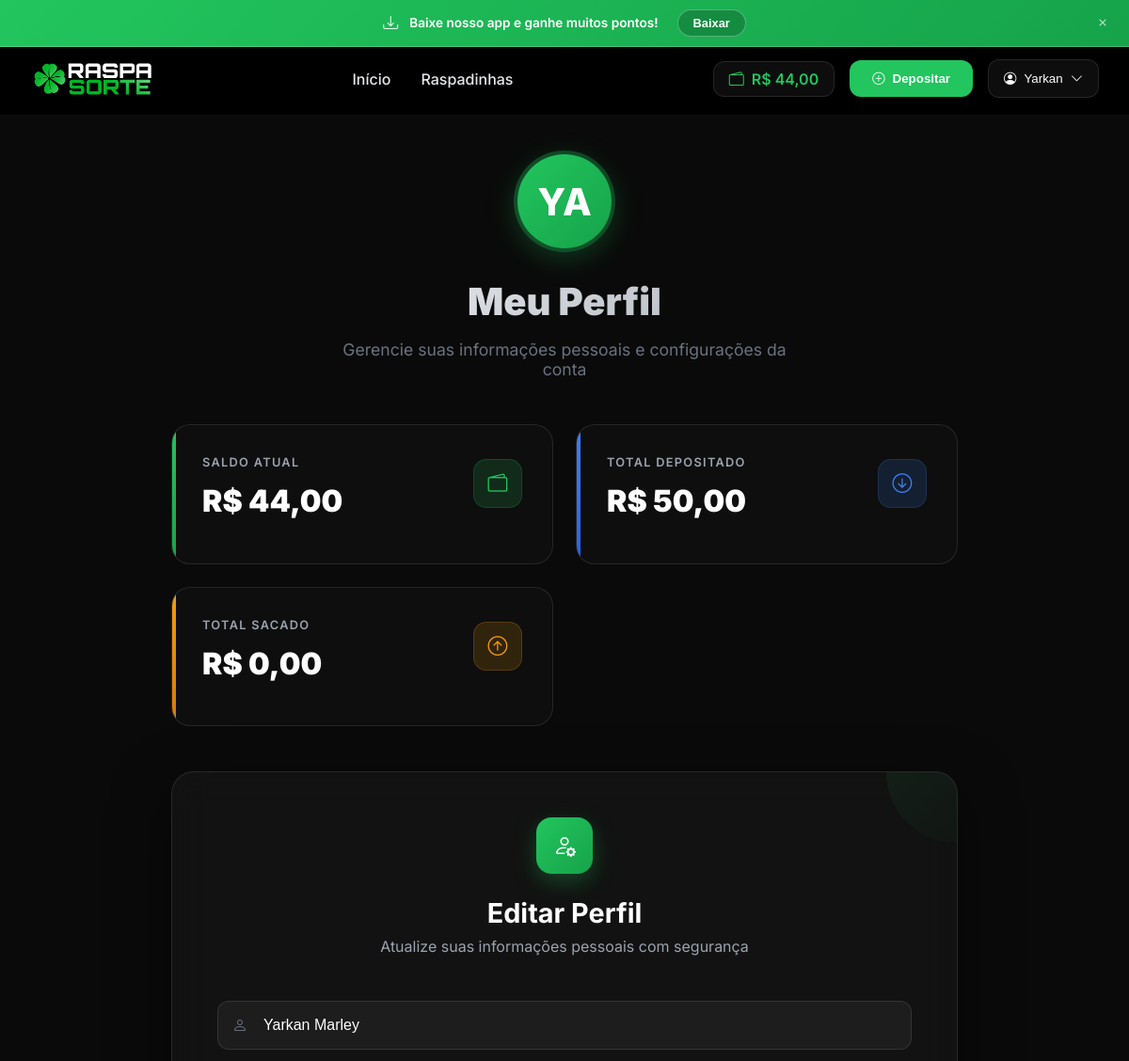
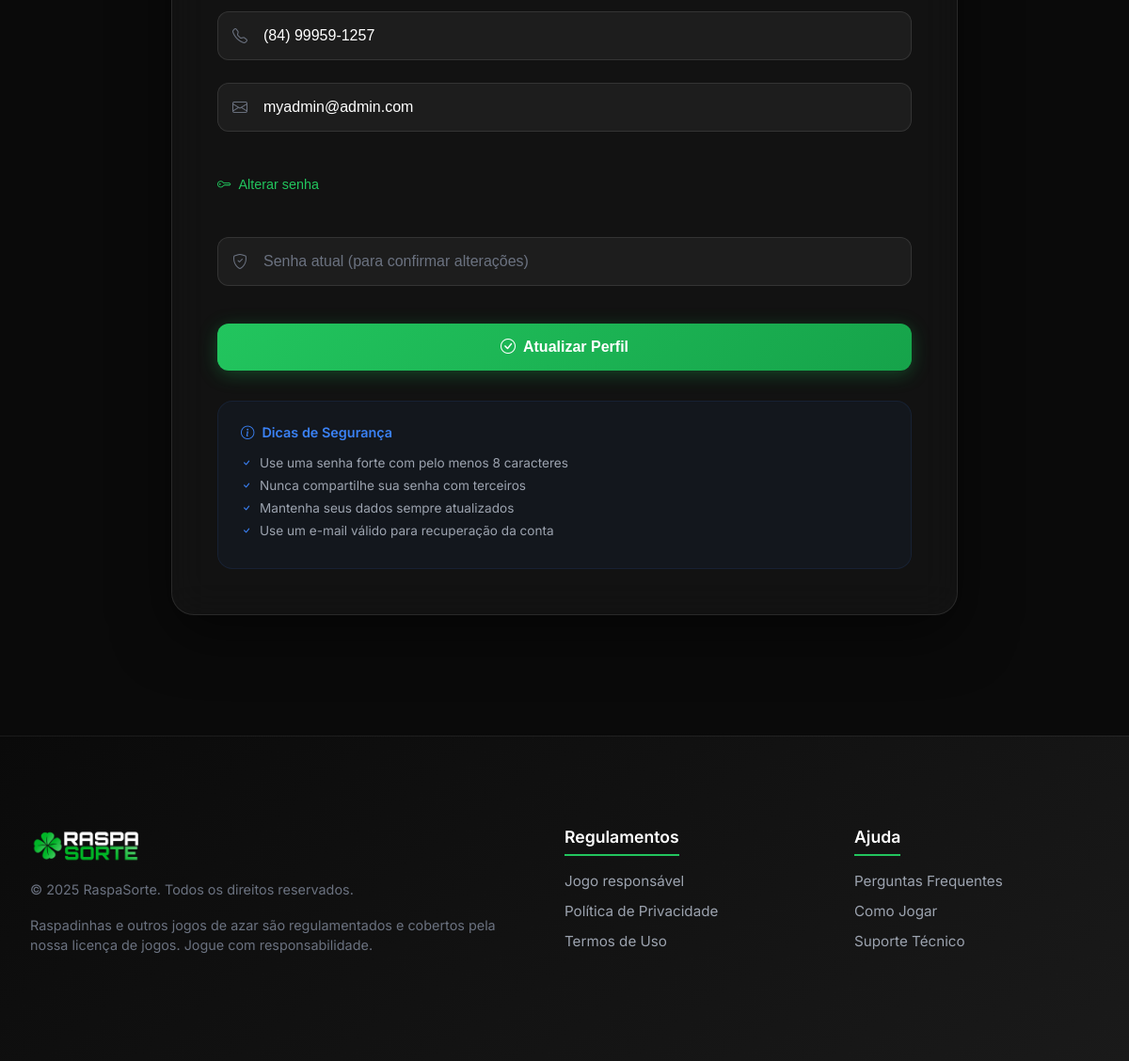
Page /perfil/index.php (signed in) on the committed database (2 pictures, top to bottom).
### tables this page shows
CREATE TABLE `config` (
  `id` bigint unsigned NOT NULL AUTO_INCREMENT,
  `nome_site` varchar(255) DEFAULT 'Raspadinha',
  `logo` varchar(255) DEFAULT NULL,
  `deposito_min` float NOT NULL DEFAULT '0',
  `saque_min` float NOT NULL DEFAULT '0',
  `cpa_padrao` float NOT NULL DEFAULT '0',
  `revshare_padrao` float NOT NULL DEFAULT '0',
  UNIQUE KEY `id` (`id`)
);

CREATE TABLE `usuarios` (
  `id` int NOT NULL AUTO_INCREMENT,
  `nome` varchar(100) NOT NULL,
  `telefone` varchar(20) NOT NULL,
  `email` varchar(100) NOT NULL,
  `senha` varchar(255) NOT NULL,
  `saldo` decimal(10,2) DEFAULT '0.00',
  `indicacao` varchar(100) DEFAULT NULL,
  `comissao_cpa` float DEFAULT '0',
  `comissao_revshare` float DEFAULT '0',
  `banido` tinyint(1) DEFAULT '0',
  `admin` int DEFAULT '0',
  `created_at` datetime DEFAULT CURRENT_TIMESTAMP,
  `updated_at` datetime DEFAULT CURRENT_TIMESTAMP ON UPDATE CURRENT_TIMESTAMP,
  `influencer` tinyint(1) NOT NULL DEFAULT '0',
  PRIMARY KEY (`id`),
  UNIQUE KEY `email` (`email`)
);

### perfil/index.php (the view, shortened to what this page needs)
<?php
$usuario_id = $_SESSION['usuario_id'];
try {
    $stmt_depositos = $pdo->prepare("SELECT SUM(valor) as total_depositado FROM depositos WHERE user_id = :user_id AND status = 'PAID'");
    $stmt_depositos->bindParam(':user_id', $usuario_id, PDO::PARAM_INT);
    $stmt_depositos->execute();
    $total_depositado = $stmt_depositos->fetch(PDO::FETCH_ASSOC)['total_depositado'] ?? 0;
    $stmt_saques = $pdo->prepare("SELECT SUM(valor) as total_sacado FROM saques WHERE user_id = :user_id AND status = 'PAID'");
    $stmt_saques->bindParam(':user_id', $usuario_id, PDO::PARAM_INT);
    $stmt_saques->execute();
    $total_sacado = $stmt_saques->fetch(PDO::FETCH_ASSOC)['total_sacado'] ?? 0;
} catch (PDOException $e) {
    $_SESSION['message'] = ['type' => 'failure', 'text' => 'Erro ao carregar dados do usuário!'];
}
?>
<!DOCTYPE html>
<html lang="pt-BR">
<head>
    <link rel="stylesheet" href="https://cdn.jsdelivr.net/npm/bootstrap-icons@1.11.1/font/bootstrap-icons.css">
    <link rel="stylesheet" href="/assets/style/globalStyles.css?id=<?= time(); ?>">
    <link href="https://cdn.jsdelivr.net/npm/notiflix@3.2.8/src/notiflix.min.css" rel="stylesheet">
</head>
<body>
    <?php include('../inc/header.php'); ?>
    <section class="perfil-section">
        <div class="perfil-container">
            <div class="page-header fade-in">
                <div class="user-avatar">
                    <?= strtoupper(substr($usuario['nome'], 0, 2)) ?>
                </div>
                <h1 class="page-title">Meu Perfil</h1>
                <p class="page-subtitle">
                    Gerencie suas informações pessoais e configurações da conta
                </p>
            </div>
            <div class="stats-grid">
                <div class="stat-card saldo">
                    <div class="stat-header">
                        <div class="stat-info">
                            <h3>Saldo Atual</h3>
                            <div class="stat-value">R$ <?= number_format($usuario['saldo'] ?? 0, 2, ',', '.') ?></div>
                        </div>
                        <div class="stat-icon saldo">
                            <i class="bi bi-wallet2"></i>
                        </div>
                    </div>
                </div>
                <div class="stat-card depositos">
                    <div class="stat-header">
                        <div class="stat-info">
                            <h3>Total Depositado</h3>
                            <div class="stat-value">R$ <?= number_format($total_depositado, 2, ',', '.') ?></div>
                        </div>
                        <div class="stat-icon depositos">
                            <i class="bi bi-arrow-down-circle"></i>
                        </div>
                    </div>
                </div>
                <div class="stat-card saques">
                    <div class="stat-header">
                        <div class="stat-info">
                            <h3>Total Sacado</h3>
                            <div class="stat-value">R$ <?= number_format($total_sacado, 2, ',', '.') ?></div>
                        </div>
                        <div class="stat-icon saques">
                            <i class="bi bi-arrow-up-circle"></i>
                        </div>
                    </div>
                </div>
            </div>
            <div class="form-card">
                <div class="form-header">
                    <div class="form-icon">
                        <i class="bi bi-person-gear"></i>
                    </div>
                    <h2 class="form-title">Editar Perfil</h2>
                    <p class="form-description">
                        Atualize suas informações pessoais com segurança
                    </p>
                </div>
                <form method="POST" class="form-grid" id="perfilForm">
                    <div class="form-group">
                        <div class="input-icon">
                            <i class="bi bi-person"></i>
                        </div>
                        <input type="text"
                               name="nome"
                               class="form-input"
                               value="<?= htmlspecialchars($usuario['nome'] ?? '') ?>"
                               placeholder="Nome completo"
                               required>
                    </div>
                    <div class="form-group">
                        <div class="input-icon">
                            <i class="bi bi-telephone"></i>
                        </div>
                        <input type="text"
                               id="telefone"
                               name="telefone"
                               class="form-input"
                               value="<?= htmlspecialchars($usuario['telefone'] ?? '') ?>"
                               placeholder="(11) 99999-9999"
                               required>
                    </div>
                    <div class="form-group">
                        <div class="input-icon">
                            <i class="bi bi-envelope"></i>
                        </div>
                        <input type="email"
                               name="email"
                               class="form-input"
                               value="<?= htmlspecialchars($usuario['email'] ?? '') ?>"
                               placeholder="seu@email.com"
                               required>
                    </div>
                    <button type="button" class="password-toggle" id="toggleSenha">
                        <i class="bi bi-key"></i>
                        Alterar senha
                    </button>
                    <div class="form-group">
                        <div class="input-icon">
                            <i class="bi bi-shield-check"></i>
                        </div>
                        <input type="password"
                               name="senha_atual"
                               class="form-input"
                               placeholder="Senha atual (para confirmar alterações)"
                               required>
                    </div>
                    <button type="submit" class="submit-btn" id="submitBtn">
                        <i class="bi bi-check-circle"></i>
                        Atualizar Perfil
                    </button>
                </form>
                <div class="security-tips">
                    <div class="security-title">
                        <i class="bi bi-info-circle"></i>
                        Dicas de Segurança
                    </div>
                    <ul class="security-list">
                        <li>
                            <i class="bi bi-check"></i>
                            Use uma senha forte com pelo menos 8 caracteres
                        </li>
                        <li>
                            <i class="bi bi-check"></i>
                            Nunca compartilhe sua senha com terceiros
                        </li>
                        <li>
                            <i class="bi bi-check"></i>
                            Mantenha seus dados sempre atualizados
                        </li>
                        <li>
                            <i class="bi bi-check"></i>
                            Use um e-mail válido para recuperação da conta
                        </li>
                    </ul>
                </div>
            </div>
        </div>
    </section>
    <?php include('../inc/footer.php'); ?>
</body>
</html>

### inc/header.php (shortened to what this page needs)
<?php
try {
   $stmt = $pdo->prepare("SELECT * FROM config WHERE id = 1 LIMIT 1");
   $stmt->execute();
   $config = $stmt->fetch(PDO::FETCH_ASSOC);
   $nomeSite = $config['nome_site'] ?? 'Raspadinha';
   $logoSite = $config['logo'] ?? null;
} catch (PDOException $e) {
   $nomeSite = 'Raspadinha';
   $logoSite = null;
   $depositoMin = 0;
   $saqueMin = 0;
   $cpaPadrao = 0;
   $revshare_padrao = 0;
}
if (isset($_SESSION['usuario_id'])) {
   $usuario_id = $_SESSION['usuario_id'];
   try {
       $stmt = $pdo->prepare("SELECT * FROM usuarios WHERE id = :id LIMIT 1");
       $stmt->bindParam(':id', $usuario_id, PDO::PARAM_INT);
       $stmt->execute();
       $usuario = $stmt->fetch(PDO::FETCH_ASSOC);
   } catch (PDOException $e) {
       $_SESSION['message'] = ['type' => 'failure', 'text' => 'Erro na consulta!'];
       echo "Erro na consulta: " . $e->getMessage();
   }
}
?>
<link rel="stylesheet" href="https://cdn.jsdelivr.net/npm/bootstrap-icons@1.11.1/font/bootstrap-icons.css">
<div class="app-download-banner" id="appBanner" style="display: none;">
    <i class="bi bi-download"></i>
    <span>Baixe nosso app e ganhe muitos pontos!</span>
    <button class="download-btn" onclick="openInstallModal()">
        Baixar
    </button>
    <button class="close-banner" onclick="closeBanner()">
        <i class="bi bi-x"></i>
    </button>
</div>
<header class="header">
    <div class="header-container">
        <a href="/" class="logo">
            <?php if ($logoSite && file_exists($_SERVER['DOCUMENT_ROOT'] . $logoSite)): ?>
                <img src="<?= htmlspecialchars($logoSite) ?>" alt="<?= htmlspecialchars($nomeSite) ?>" class="logo-image">
            <?php else: ?>
                <div class="logo-icon">
                    <?= strtoupper(substr($nomeSite, 0, 1)) ?>
                </div>
            <?php endif; ?>
        </a>
        <nav>
            <ul class="nav-menu">
                <li><a href="/" class="nav-link">Início</a></li>
                <li><a href="/cartelas" class="nav-link">Raspadinhas</a></li>
            </ul>
        </nav>
        <div class="header-actions">
            <?php if(!isset($usuario)): ?>
                <a href="/login" class="btn-login">
                    <i class="bi bi-person"></i>
                    <span class="login-text">Entrar</span>
                </a>
                <a href="/cadastro" class="btn-register">
                    <i class="bi bi-dice-3-fill"></i>
                    Registrar
                </a>
            <?php else: ?>
                <?php $primeiroNome = explode(' ', $usuario['nome'])[0]; ?>
                <div class="balance-display">
                    <i class="bi bi-wallet2"></i>
                    <span id="headerSaldo">R$ <?php echo number_format($usuario['saldo'], 2, ',', '.'); ?></span>
                </div>
                <button onclick="openDepositModal()" class="btn-deposit">
                    <i class="bi bi-plus-circle"></i>
                    <span class="deposit-text">Depositar</span>
                </button>
                <div class="user-dropdown">
                    <button id="userDropdownBtn" class="user-btn">
                        <i class="bi bi-person-circle"></i>
                        <span class="user-name"><?php echo htmlspecialchars($primeiroNome); ?></span>
                        <i class="bi bi-chevron-down dropdown-arrow"></i>
                    </button>
                </div>
            <?php endif; ?>
        </div>
    </div>
</header>

### inc/footer.php (shortened to what this page needs)
<footer class="footer">
    <div class="footer-container">
        <div class="footer-content">
            <div>
                <div class="footer-brand">
                    <?php if ($logoSite && file_exists($_SERVER['DOCUMENT_ROOT'] . $logoSite)): ?>
                        <img src="<?= htmlspecialchars($logoSite) ?>" alt="<?= htmlspecialchars($nomeSite) ?>" class="footer-logo-image">
                    <?php else: ?>
                        <div class="footer-logo-icon">
                            <?= strtoupper(substr($nomeSite, 0, 1)) ?>
                        </div>
                    <?php endif; ?>
                </div>
                <p class="footer-description">
                    © 2025 <?php echo $nomeSite; ?>. Todos os direitos reservados.
                </p>
                <p class="footer-description">
                    Raspadinhas e outros jogos de azar são regulamentados e cobertos pela nossa licença de jogos. Jogue com responsabilidade.
                </p>
            </div>
            <div class="footer-section">
                <h3>Regulamentos</h3>
                <ul class="footer-links">
                    <li><a href="#">Jogo responsável</a></li>
                    <li><a href="#">Política de Privacidade</a></li>
                    <li><a href="#">Termos de Uso</a></li>
                </ul>
            </div>
            <div class="footer-section">
                <h3>Ajuda</h3>
                <ul class="footer-links">
                    <li><a href="#">Perguntas Frequentes</a></li>
                    <li><a href="#">Como Jogar</a></li>
                    <li><a href="#">Suporte Técnico</a></li>
                </ul>
            </div>
        </div>
    </div>
</footer>

### rows in the picture
config: logo (picture), nome_site "RaspaSorte"
usuarios: saldo "44,00", nome "Yarkan", nome "YA", nome "Yarkan Marley", telefone "(84) 99959-1257", email "myadmin@admin.com"

### other values in the picture
$total_depositado "50,00"
$total_sacado "0,00"
